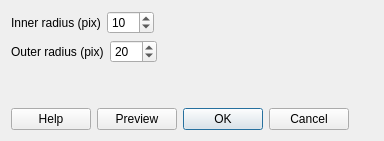
<?xml version="1.0" encoding="UTF-8"?>
<ui version="4.0">
 <class>BandPassDialog</class>
 <widget class="QDialog" name="BandPassDialog">
  <property name="geometry">
   <rect>
    <x>0</x>
    <y>0</y>
    <width>384</width>
    <height>141</height>
   </rect>
  </property>
  <property name="windowTitle">
   <string>Band-pass Filter</string>
  </property>
  <layout class="QFormLayout" name="formLayout">
   <item row="0" column="0">
    <layout class="QHBoxLayout" name="horizontalLayout_2">
     <item>
      <widget class="QLabel" name="label">
       <property name="text">
        <string>Inner radius (pix)</string>
       </property>
      </widget>
     </item>
     <item>
      <widget class="QSpinBox" name="innerSpinBox">
       <property name="minimum">
        <number>1</number>
       </property>
       <property name="maximum">
        <number>999</number>
       </property>
       <property name="value">
        <number>10</number>
       </property>
      </widget>
     </item>
    </layout>
   </item>
   <item row="1" column="0">
    <layout class="QHBoxLayout" name="horizontalLayout_3">
     <item>
      <widget class="QLabel" name="label_2">
       <property name="text">
        <string>Outer radius (pix)</string>
       </property>
      </widget>
     </item>
     <item>
      <widget class="QSpinBox" name="outerSpinBox">
       <property name="minimum">
        <number>1</number>
       </property>
       <property name="maximum">
        <number>999</number>
       </property>
       <property name="value">
        <number>20</number>
       </property>
      </widget>
     </item>
    </layout>
   </item>
   <item row="2" column="0">
    <spacer name="verticalSpacer">
     <property name="orientation">
      <enum>Qt::Vertical</enum>
     </property>
     <property name="sizeHint" stdset="0">
      <size>
       <width>20</width>
       <height>15</height>
      </size>
     </property>
    </spacer>
   </item>
   <item row="3" column="0">
    <layout class="QHBoxLayout" name="horizontalLayout">
     <item>
      <widget class="QPushButton" name="helpButton">
       <property name="text">
        <string>Help</string>
       </property>
      </widget>
     </item>
     <item>
      <widget class="QPushButton" name="previewButton">
       <property name="text">
        <string>Preview</string>
       </property>
      </widget>
     </item>
     <item>
      <widget class="QDialogButtonBox" name="buttonBox">
       <property name="orientation">
        <enum>Qt::Horizontal</enum>
       </property>
       <property name="standardButtons">
        <set>QDialogButtonBox::Cancel|QDialogButtonBox::Ok</set>
       </property>
      </widget>
     </item>
    </layout>
   </item>
  </layout>
 </widget>
 <resources/>
 <connections>
  <connection>
   <sender>buttonBox</sender>
   <signal>accepted()</signal>
   <receiver>BandPassDialog</receiver>
   <slot>accept()</slot>
   <hints>
    <hint type="sourcelabel">
     <x>248</x>
     <y>254</y>
    </hint>
    <hint type="destinationlabel">
     <x>157</x>
     <y>274</y>
    </hint>
   </hints>
  </connection>
  <connection>
   <sender>buttonBox</sender>
   <signal>rejected()</signal>
   <receiver>BandPassDialog</receiver>
   <slot>reject()</slot>
   <hints>
    <hint type="sourcelabel">
     <x>316</x>
     <y>260</y>
    </hint>
    <hint type="destinationlabel">
     <x>286</x>
     <y>274</y>
    </hint>
   </hints>
  </connection>
 </connections>
</ui>
